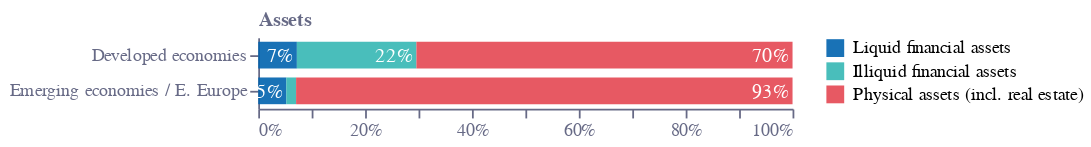

The code cell stored with this chart in its notebook:
### Code cell
base = (
    alt.Chart(f2)
    .encode(tooltip="tooltip:N")
    .transform_calculate(tooltip="datum.Variable+' 📈 '+round(datum.Value*100)+'%'")
)
selector1 = [
    "Liquid financial assets",
    "Illiquid financial assets",
    "Physical assets (incl. real estate)",
]
base1 = base.transform_filter(
    alt.FieldOneOfPredicate(field="Variable", oneOf=selector1)
)
bars1 = base1.mark_bar(height=15, opacity=0.9, color=colors["eco-turquiose"]).encode(
    x=alt.X(
        "Value:Q",
        stack="zero",
        axis=alt.Axis(
            grid=False,
            title="",
            labelColor=colors["eco-gray"],
            titleColor=colors["eco-gray"],
            tickColor=colors["eco-gray"],
            domainColor=colors["eco-gray"],
            format=".0%",
            tickCount=10,
            orient="bottom",
            labelAngle=0,
        ),
    ),
    order="Group:N",
    y=alt.Y(
        "Group:N",
        axis=alt.Axis(
            grid=False,
            title="Assets",
            titleX=0,
            titleY=-5,
            titleBaseline="bottom",
            titleAngle=0,
            titleAlign="left",
            labelColor=colors["eco-gray"],
            titleColor=colors["eco-gray"],
            tickColor=colors["eco-gray"],
            domainColor=colors["eco-gray"],
        ),
    ),
    color=alt.Color(
        "Variable:N",
        legend=alt.Legend(title=""),
        scale=alt.Scale(
            domain=selector1,
            range=[colors["eco-mid-blue"], colors["eco-turquiose"], colors["eco-red"]],
        ),
    ),
)
text1 = bars1.mark_text(dx=-2, dy=1, align="right").encode(
    text=alt.Text("Value:Q", format=".0%"),
    x=alt.X("Value:Q", stack="zero"),
    order="Group:N",
    color=alt.condition(
        datum.Value < 0.04,
        alt.ColorValue(None),
        alt.ColorValue("white"),
    ),
)
layer1 = (
    ((bars1 + text1).properties(height=alt.Step(20), width=300))
    .configure_view(stroke=None)
    .properties(title="")
)
layer1.save("visualisation/" + f + "a.json")
layer1

### Figure 1 — Vega-Lite specification as saved in the notebook (floating-point values rounded to 4 significant figures)
{"config": {"view": {"continuousWidth": 400, "continuousHeight": 300, "stroke": null}}, "layer": [{"mark": {"type": "bar", "color": "#36B7B4", "height": 15, "opacity": 0.9}, "encoding": {"color": {"type": "nominal", "field": "Variable", "legend": {"title": ""}, "scale": {"domain": ["Liquid financial assets", "Illiquid financial assets", "Physical assets (incl. real estate)"], "range": ["#0063AF", "#36B7B4", "#E54753"]}}, "order": {"type": "nominal", "field": "Group"}, "tooltip": {"type": "nominal", "field": "tooltip"}, "x": {"type": "quantitative", "axis": {"domainColor": "#676A86", "format": ".0%", "grid": false, "labelAngle": 0, "labelColor": "#676A86", "orient": "bottom", "tickColor": "#676A86", "tickCount": 10, "title": "", "titleColor": "#676A86"}, "field": "Value", "stack": "zero"}, "y": {"type": "nominal", "axis": {"domainColor": "#676A86", "grid": false, "labelColor": "#676A86", "tickColor": "#676A86", "title": "Assets", "titleAlign": "left", "titleAngle": 0, "titleBaseline": "bottom", "titleColor": "#676A86", "titleX": 0, "titleY": -5}, "field": "Group"}}, "transform": [{"calculate": "datum.Variable+' 📈 '+round(datum.Value*100)+'%'", "as": "tooltip"}, {"filter": {"field": "Variable", "oneOf": ["Liquid financial assets", "Illiquid financial assets", "Physical assets (incl. real estate)"]}}]}, {"mark": {"type": "text", "align": "right", "dx": -2, "dy": 1}, "encoding": {"color": {"condition": {"value": null, "test": "(datum.Value < 0.04)"}, "value": "white"}, "order": {"type": "nominal", "field": "Group"}, "text": {"type": "quantitative", "field": "Value", "format": ".0%"}, "tooltip": {"type": "nominal", "field": "tooltip"}, "x": {"type": "quantitative", "field": "Value", "stack": "zero"}, "y": {"type": "nominal", "axis": {"domainColor": "#676A86", "grid": false, "labelColor": "#676A86", "tickColor": "#676A86", "title": "Assets", "titleAlign": "left", "titleAngle": 0, "titleBaseline": "bottom", "titleColor": "#676A86", "titleX": 0, "titleY": -5}, "field": "Group"}}, "transform": [{"calculate": "datum.Variable+' 📈 '+round(datum.Value*100)+'%'", "as": "tooltip"}, {"filter": {"field": "Variable", "oneOf": ["Liquid financial assets", "Illiquid financial assets", "Physical assets (incl. real estate)"]}}]}], "data": {"name": "data-9466700a318569d0020aaaae2a0f3817"}, "height": {"step": 20}, "title": "", "width": 300, "$schema": "https://vega.github.io/schema/vega-lite/v4.8.1.json", "datasets": {"data-9466700a318569d0020aaaae2a0f3817": [{"Group": "Developed economies", "Variable": "Liquid financial assets", "Value": 0.0723}, {"Group": "Developed economies", "Variable": "Illiquid financial assets", "Value": 0.2237}, {"Group": "Developed economies", "Variable": "Physical assets (incl. real estate)", "Value": 0.704}, {"Group": "Developed economies", "Variable": "Secured debt (incl. mortgages)", "Value": 0.1024}, {"Group": "Developed economies", "Variable": "Unsecured debt", "Value": 0.01156}, {"Group": "Developed economies", "Variable": "Net wealth (incl. real estate)", "Value": 0.886}, {"Group": "Developed economies", "Variable": "Food & Utilities", "Value": 0.1196}, {"Group": "Developed economies", "Variable": "Rent", "Value": 0.04454}, {"Group": "Developed economies", "Variable": "Debt repayment", "Value": 0.08407}, {"Group": "Developed economies", "Variable": "Utilities, transport, etc.", "Value": 0.1241}, {"Group": "Developed economies", "Variable": "Other expenses (incl. net savings)", "Value": 0.6277}, {"Group": "Emerging economies / E. Europe", "Variable": "Liquid financial assets", "Value": 0.05252}, {"Group": "Emerging economies / E. Europe", "Variable": "Illiquid financial assets", "Value": 0.01831}, {"Group": "Emerging economies / E. Europe", "Variable": "Physical assets (incl. real estate)", "Value": 0.9292}, {"Group": "Emerging economies / E. Europe", "Variable": "Secured debt (incl. mortgages)", "Value": 0.03444}, {"Group": "Emerging economies / E. Europe", "Variable": "Unsecured debt", "Value": 0.01278}, {"Group": "Emerging economies / E. Europe", "Variable": "Net wealth (incl. real estate)", "Value": 0.9528}, {"Group": "Emerging economies / E. Europe", "Variable": "Food & Utilities", "Value": 0.2275}, {"Group": "Emerging economies / E. Europe", "Variable": "Rent", "Value": 0.08045}, {"Group": "Emerging economies / E. Europe", "Variable": "Debt repayment", "Value": 0.02572}, {"Group": "Emerging economies / E. Europe", "Variable": "Utilities, transport, etc.", "Value": 0.2674}, {"Group": "Emerging economies / E. Europe", "Variable": "Other expenses (incl. net savings)", "Value": 0.3989}]}}
